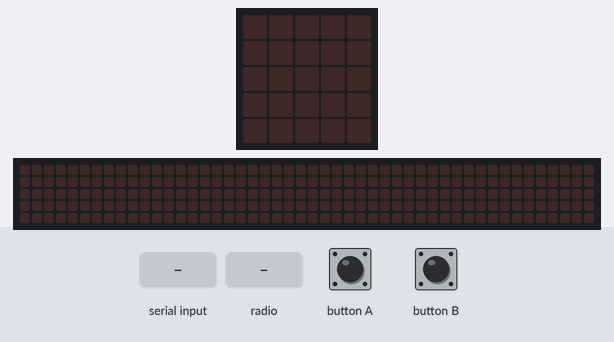
Recording of a program running on a simulated BBC micro:bit (MakeCode). On the bench: the board's 5×5 LED display, a strip that is not on the board, showing the scrolling text unrolled. The inputs (shaded band) are chosen by the test bench. No radio messages arrive unless stated (any console line starting 'radio sent:' is added by the test bench); the 48×5 strip is a reading aid, not a part: it shows the text the display is scrolling, unrolled, one strip-width of it at a time; what the program prints to the serial console is not drawn.

Above: at 1.2 s.
1.3 s: "1" typed at the serial console, then Enter
At 2.1 s:
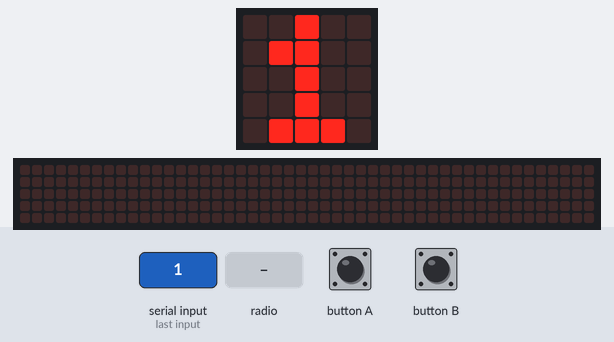
2.8 s: radio message "huevos" arrives
At 2.87 s:
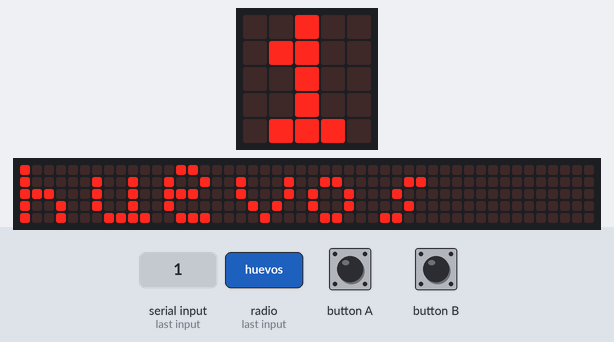
At 3.32 s:
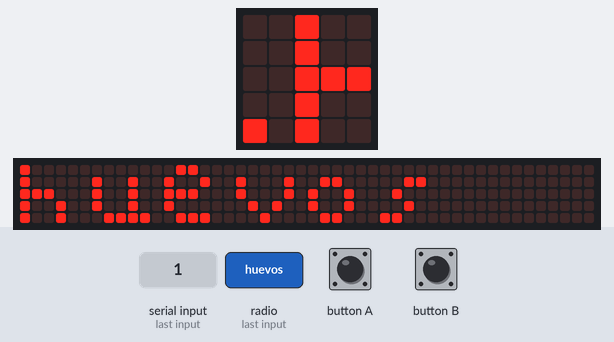
5.8 s: "0" typed at the serial console, then Enter
8.8 s: button A pressed for 0.15 s
At 10.3 s:
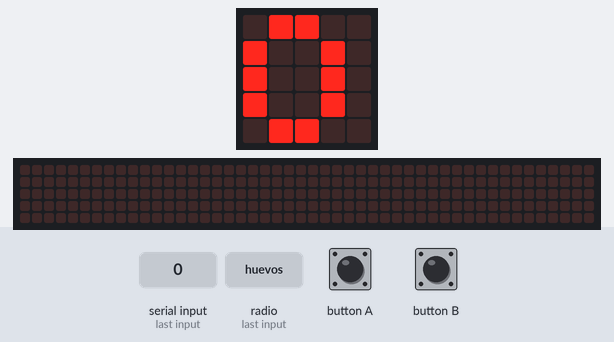
10.6 s: button B pressed for 0.15 s
12.2 s: button A pressed for 0.15 s
Timing chart, 0 to 14.8 s (numbered marks = the images above; inputs shaded):
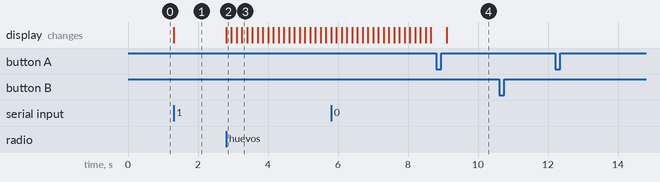

Measured:
- after the input at 1.3 s, the display: changes at once (image 1)
- after the input at 2.8 s, the display: changes at once (image 2)
- after the input at 10.6 s, every drawn part: stays the same
- after the input at 12.2 s, every drawn part: stays the same

The program:

main.ts
```typescript
input.onButtonPressed(Button.A, function () {
    radio.sendString(item)
})
radio.onReceivedString(function (receivedString) {
    basic.showString(receivedString)
})
input.onButtonPressed(Button.B, function () {
    radio.sendString("huevos")
})
let item = ""
serial.redirectToUSB()
basic.forever(function () {
    item = serial.readLine()
    serial.writeString(item)
    basic.showString(item)
})
```

test.ts
```typescript
// aquí va el archivo "tests"; esto no se compilará cuando este paquete se utilice como una extensión.
```
